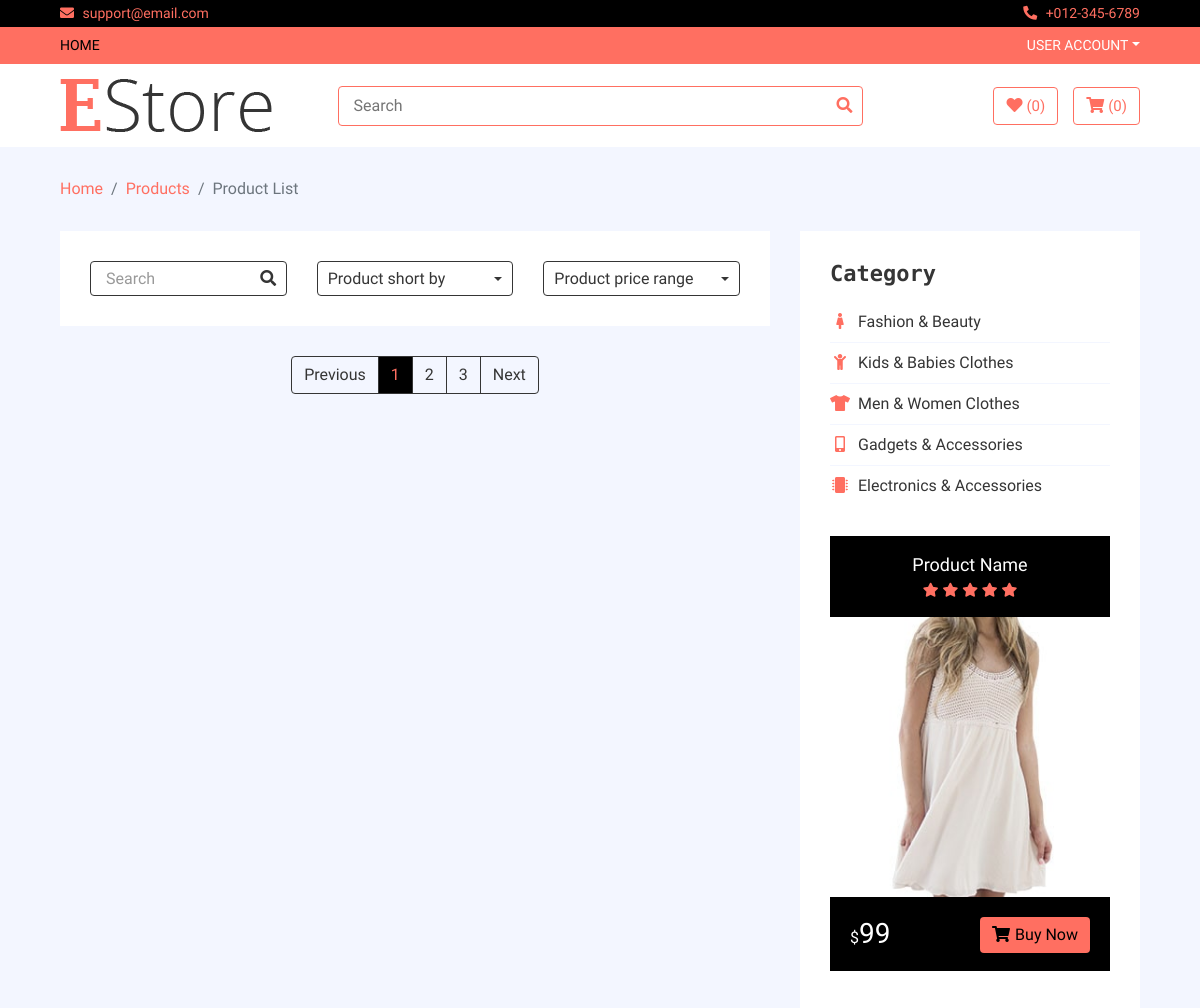
Page /category/Product1 (upper part) on the earlier database version.
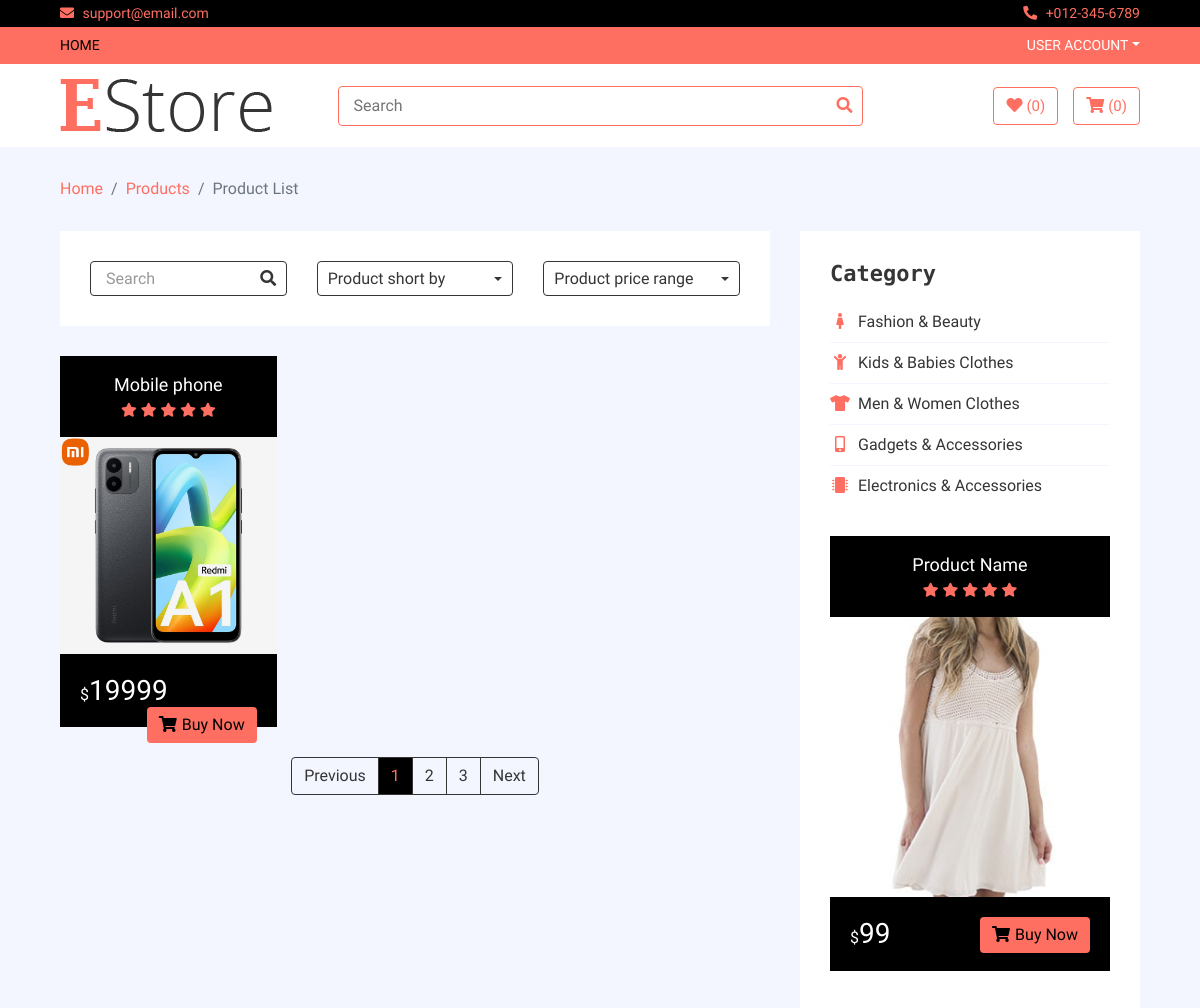
Same page on the later database version.
### home/models.py (models this page shows, shortened)
class Product(models.Model):
    name = models.CharField(max_length=300)
    price = models.IntegerField()
    discounted_price = models.IntegerField()
    image = models.ImageField(upload_to='media')
    description = models.TextField()
    specification = models.TextField()
    category = models.ForeignKey(Category,on_delete= models.CASCADE)
    subcategory = models.ForeignKey(SubCategory,on_delete=models.CASCADE)
    brand = models.ForeignKey(Brand,on_delete=models.CASCADE)
    slug = models.CharField(max_length=500,unique=True)
    status = models.CharField(choices=STATUS,max_length=50)
    labels = models.CharField(choices=LABELS,max_length=50)

### home/views.py (the view)
# urls.py: path('category/<slug>', CategoryView.as_view(), name='category'),
class CategoryView(BaseView):
    def get(self,request,slug):
        ids = Category.objects.get(slug = slug).id
        self.views['cat_products'] = Product.objects.filter(category_id = ids )
        return render(request,'category.html',self.views)

### templates/category.html (shortened to what this page needs)
{% extends 'base.html' %}
{% block content %}
        <div class="breadcrumb-wrap">
            <div class="container-fluid">
                <ul class="breadcrumb">
                    <li class="breadcrumb-item"><a href="#">Home</a></li>
                    <li class="breadcrumb-item"><a href="#">Products</a></li>
                    <li class="breadcrumb-item active">Product List</li>
                </ul>
            </div>
        </div>
        <div class="product-view">
            <div class="container-fluid">
                <div class="row">
                    <div class="col-lg-8">
                        <div class="row">
                            <div class="col-md-12">
                                <div class="product-view-top">
                                    <div class="row">
                                        <div class="col-md-4">
                                            <div class="product-search">
                                                <input type="email" value="Search">
                                                <button><i class="fa fa-search"></i></button>
                                            </div>
                                        </div>
                                        <div class="col-md-4">
                                            <div class="product-short">
                                                <div class="dropdown">
                                                    <div class="dropdown-toggle" data-toggle="dropdown">Product short by</div>
                                                </div>
                                            </div>
                                        </div>
                                        <div class="col-md-4">
                                            <div class="product-price-range">
                                                <div class="dropdown">
                                                    <div class="dropdown-toggle" data-toggle="dropdown">Product price range</div>
                                                </div>
                                            </div>
                                        </div>
                                    </div>
                                </div>
                            </div>
                            {% for cat in cat_products %}
                            <div class="col-md-4">
                                <div class="product-item">
                                    <div class="product-title">
                                        <a href="#">{{cat.name}}</a>
                                        <div class="ratting">
                                            <i class="fa fa-star"></i>
                                            <i class="fa fa-star"></i>
                                            <i class="fa fa-star"></i>
                                            <i class="fa fa-star"></i>
                                            <i class="fa fa-star"></i>
                                        </div>
                                    </div>
                                    <div class="product-image">
                                        <a href="product-detail.html">
                                            <img src="{{cat.image.url}}" alt="Product Image">
                                        </a>
                                    </div>
                                    <div class="product-price">
                                        {% if cat.discounted_price > 0 %}
                                        <h3><span>$</span>{{cat.discounted_price}}</h3>
                                        {% else %}
                                        <h3><span>$</span>{{cat.price}}</h3>
                                        {% endif %}
                                        <a class="btn" href=""><i class="fa fa-shopping-cart"></i>Buy Now</a>
                                    </div>
                                </div>
                            </div>
                         {% endfor %}
                        </div>
                        <div class="col-md-12">
                            <nav aria-label="Page navigation example">
                                <ul class="pagination justify-content-center">
                                    <li class="page-item disabled">
                                        <a class="page-link" href="#" tabindex="-1">Previous</a>
                                    </li>
                                    <li class="page-item active"><a class="page-link" href="#">1</a></li>
                                    <li class="page-item"><a class="page-link" href="#">2</a></li>
                                    <li class="page-item"><a class="page-link" href="#">3</a></li>
                                    <li class="page-item">
                                        <a class="page-link" href="#">Next</a>
                                    </li>
                                </ul>
                            </nav>
                        </div>
                    </div>
                    <div class="col-lg-4 sidebar">
                        <div class="sidebar-widget category">
                            <h2 class="title">Category</h2>
                            <nav class="navbar bg-light">
                                <ul class="navbar-nav">
                                    <li class="nav-item">
                                        <a class="nav-link" href="#"><i class="fa fa-female"></i>Fashion & Beauty</a>
                                    </li>
                                    <li class="nav-item">
                                        <a class="nav-link" href="#"><i class="fa fa-child"></i>Kids & Babies Clothes</a>
                                    </li>
                                    <li class="nav-item">
                                        <a class="nav-link" href="#"><i class="fa fa-tshirt"></i>Men & Women Clothes</a>
                                    </li>
                                    <li class="nav-item">
                                        <a class="nav-link" href="#"><i class="fa fa-mobile-alt"></i>Gadgets & Accessories</a>
                                    </li>
                                    <li class="nav-item">
                                        <a class="nav-link" href="#"><i class="fa fa-microchip"></i>Electronics & Accessories</a>
                                    </li>
                                </ul>
                            </nav>
                        </div>
                        <div class="sidebar-widget widget-slider">
                            <div class="sidebar-slider normal-slider">
                                <div class="product-item">
                                    <div class="product-title">
                                        <a href="#">Product Name</a>
                                        <div class="ratting">
                                            <i class="fa fa-star"></i>
                                            <i class="fa fa-star"></i>
                                            <i class="fa fa-star"></i>
                                            <i class="fa fa-star"></i>
                                            <i class="fa fa-star"></i>
                                        </div>
                                    </div>
                                    <div class="product-image">
                                        <a href="product-detail.html">
                                            <img src="img/product-10.jpg" alt="Product Image">
                                        </a>
                                    </div>
                                    <div class="product-price">
                                        <h3><span>$</span>99</h3>
                                        <a class="btn" href=""><i class="fa fa-shopping-cart"></i>Buy Now</a>
                                    </div>
                                </div>
                            </div>
                        </div>
                    </div>
                </div>
            </div>
        </div>
{% endblock %}

### templates/base.html (shortened to what this page needs)
<!DOCTYPE html>
{% load static %}
<html lang="en">
    <head>
        <link href="https://stackpath.bootstrapcdn.com/bootstrap/4.4.1/css/bootstrap.min.css" rel="stylesheet">
        <link href="https://cdnjs.cloudflare.com/ajax/libs/font-awesome/5.10.0/css/all.min.css" rel="stylesheet">
        <link href="{% static 'lib/slick/slick.css' %}" rel="stylesheet">
        <link href="{% static 'lib/slick/slick-theme.css' %}" rel="stylesheet">
        <link href="{% static 'css/style.css' %}" rel="stylesheet">
    </head>
    <body>
        <div class="top-bar">
            <div class="container-fluid">
                <div class="row">
                    <div class="col-sm-6">
                        <i class="fa fa-envelope"></i>
                        support@email.com
                    </div>
                    <div class="col-sm-6">
                        <i class="fa fa-phone-alt"></i>
                        +012-345-6789
                    </div>
                </div>
            </div>
        </div>
        <div class="nav">
            <div class="container-fluid">
                <nav class="navbar navbar-expand-md bg-dark navbar-dark">
                    <div class="collapse navbar-collapse justify-content-between" id="navbarCollapse">
                        <div class="navbar-nav mr-auto">
                            <a href="index.html" class="nav-item nav-link active">Home</a>
                        </div>
                        <div class="navbar-nav ml-auto">
                            {% if user.is_authenticated %}
                            <div class="nav-item dropdown">
                                <a href="#" class="nav-link dropdown-toggle" data-toggle="dropdown">{{user.username}}</a>
                                <div class="dropdown-menu">
                                    <a href="/accounts/logout" class="dropdown-item">Logout</a>
                                </div>
                            </div>
                            {% else  %}
                            <div class="nav-item dropdown">
                                <a href="#" class="nav-link dropdown-toggle" data-toggle="dropdown">User Account</a>
                            </div>
                            {% endif %}
                        </div>
                    </div>
                </nav>
            </div>
        </div>
        <div class="bottom-bar">
            <div class="container-fluid">
                <div class="row align-items-center">
                    <div class="col-md-3">
                        <div class="logo">
                            <a href="index.html">
                                <img src="{% static 'img/logo.png' %}" alt="Logo">
                            </a>
                        </div>
                    </div>
                    <div class="col-md-6">
                        <form method = 'GET' action = "/search">
                        <div class="search">
                            <input name = "query" type="text" placeholder="Search">
                            <button type = "submit"><i class="fa fa-search"></i></button>
                        </div>
                        </form>
                    </div>
                    <div class="col-md-3">
                        <div class="user">
                            <a href="wishlist.html" class="btn wishlist">
                                <i class="fa fa-heart"></i>
                                <span>(0)</span>
                            </a>
                            <a href="cart.html" class="btn cart">
                                <i class="fa fa-shopping-cart"></i>
                                <span>(0)</span>
                            </a>
                        </div>
                    </div>
                </div>
            </div>
        </div>
{% block content %}
{% endblock %}
    </body>
</html>

Differences in the rows shown:
added Product: name "Mobile phone", image (picture), discounted_price "19999"
